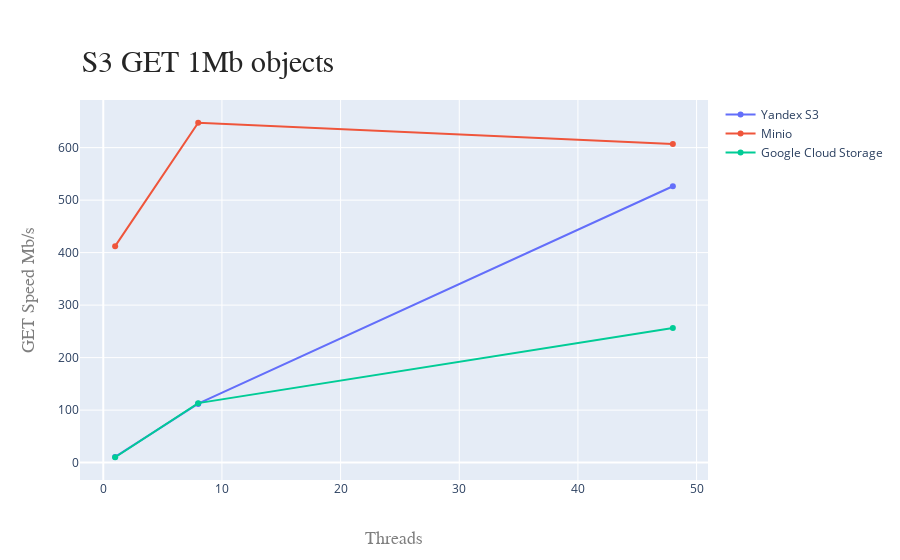
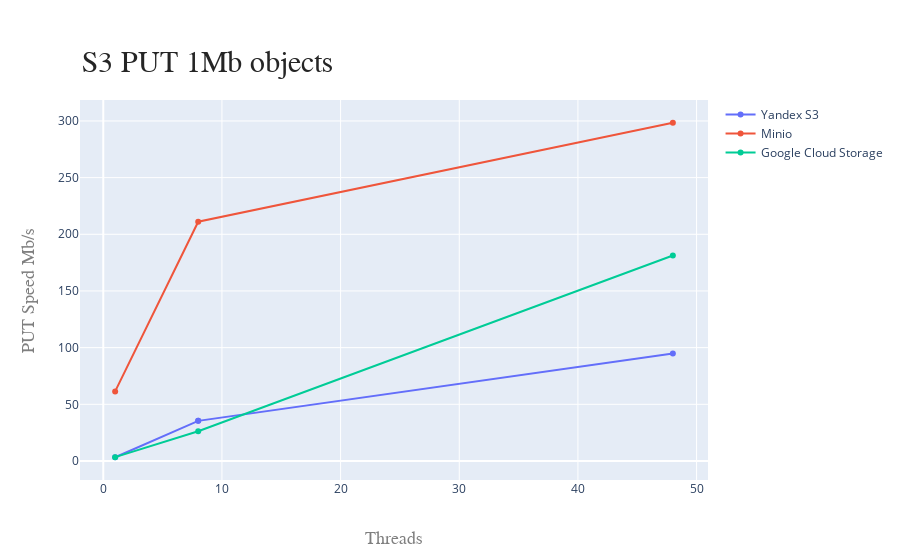
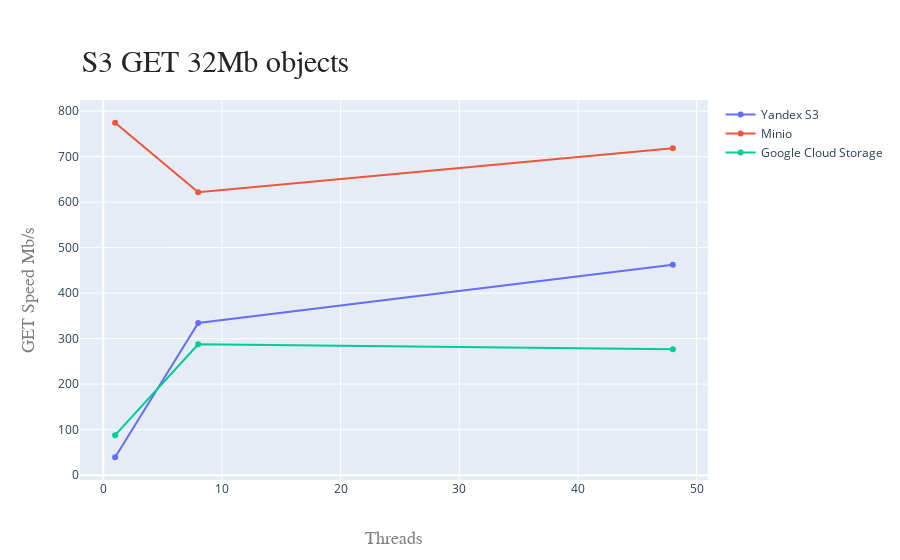
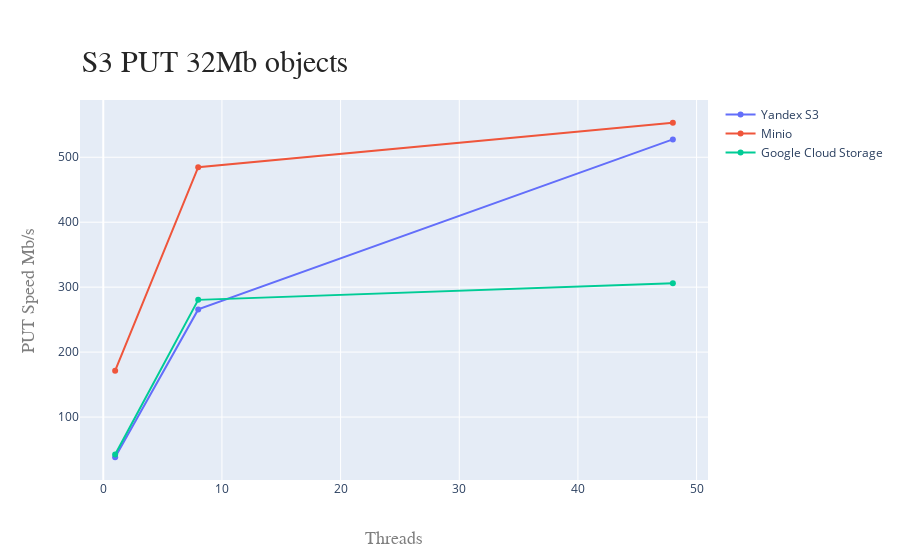

Write notebook code for charts like these, in order.
### Code cell
import plotly.graph_objects as go
fig = go.Figure()
annotations = []
annotations.append(dict(xref='paper', yref='paper', x=0.0, y=1.05,
                              xanchor='left', yanchor='bottom',
                              text='S3 GET 1Mb objects',
                              font=dict(family='Arial',
                                        size=30,
                                        color='rgb(37,37,37)'),
                              showarrow=False))
df = df.sort_values('Threads')


fig.add_trace(go.Scatter(x=df.loc[(df['Type'] == 'Yandex S3') & (df['ObjectSize'] == '1M')]['Threads'].tolist(), 
                         y=df.loc[(df['Type'] == 'Yandex S3') & (df['ObjectSize'] == '1M')]['GET speed'].tolist(), 
                         name='Yandex S3'))
fig.add_trace(go.Scatter(x=df.loc[(df['Type'] == 'Minio') & (df['ObjectSize'] == '1M')]['Threads'].tolist(), 
                         y=df.loc[(df['Type'] == 'Minio') & (df['ObjectSize'] == '1M')]['GET speed'].tolist(), 
                         name='Minio'))
fig.add_trace(go.Scatter(x=df.loc[(df['Type'] == 'Google Cloud Storage') & (df['ObjectSize'] == '1M')]['Threads'].tolist(), 
                         y=df.loc[(df['Type'] == 'Google Cloud Storage') & (df['ObjectSize'] == '1M')]['GET speed'].tolist(), 
                         name='Google Cloud Storage'))

fig.update_layout(
    annotations=annotations,
    xaxis=go.layout.XAxis(
        title=go.layout.xaxis.Title(
            text="Threads",
            font=dict(
                family="Courier New, monospace",
                size=18,
                color="#7f7f7f"
            )
        )
    ),
    yaxis=go.layout.YAxis(
        title=go.layout.yaxis.Title(
            text="GET Speed Mb/s",
            font=dict(
                family="Courier New, monospace",
                size=18,
                color="#7f7f7f"
            )
        )
    )
)
fig.show()

####NEXT
fig = go.Figure()
annotations = []
annotations.append(dict(xref='paper', yref='paper', x=0.0, y=1.05,
                              xanchor='left', yanchor='bottom',
                              text='S3 PUT 1Mb objects',
                              font=dict(family='Arial',
                                        size=30,
                                        color='rgb(37,37,37)'),
                              showarrow=False))
df = df.sort_values('Threads')


fig.add_trace(go.Scatter(x=df.loc[(df['Type'] == 'Yandex S3') & (df['ObjectSize'] == '1M')]['Threads'].tolist(), 
                         y=df.loc[(df['Type'] == 'Yandex S3') & (df['ObjectSize'] == '1M')]['PUT speed'].tolist(), 
                         name='Yandex S3'))
fig.add_trace(go.Scatter(x=df.loc[(df['Type'] == 'Minio') & (df['ObjectSize'] == '1M')]['Threads'].tolist(), 
                         y=df.loc[(df['Type'] == 'Minio') & (df['ObjectSize'] == '1M')]['PUT speed'].tolist(), 
                         name='Minio'))
fig.add_trace(go.Scatter(x=df.loc[(df['Type'] == 'Google Cloud Storage') & (df['ObjectSize'] == '1M')]['Threads'].tolist(), 
                         y=df.loc[(df['Type'] == 'Google Cloud Storage') & (df['ObjectSize'] == '1M')]['PUT speed'].tolist(), 
                         name='Google Cloud Storage'))

fig.update_layout(
    annotations=annotations,
    xaxis=go.layout.XAxis(
        title=go.layout.xaxis.Title(
            text="Threads",
            font=dict(
                family="Courier New, monospace",
                size=18,
                color="#7f7f7f"
            )
        )
    ),
    yaxis=go.layout.YAxis(
        title=go.layout.yaxis.Title(
            text="PUT Speed Mb/s",
            font=dict(
                family="Courier New, monospace",
                size=18,
                color="#7f7f7f"
            )
        )
    )
)
fig.show()

####NEXT
fig = go.Figure()
annotations = []
annotations.append(dict(xref='paper', yref='paper', x=0.0, y=1.05,
                              xanchor='left', yanchor='bottom',
                              text='S3 GET 32Mb objects',
                              font=dict(family='Arial',
                                        size=30,
                                        color='rgb(37,37,37)'),
                              showarrow=False))
df = df.sort_values('Threads')


fig.add_trace(go.Scatter(x=df.loc[(df['Type'] == 'Yandex S3') & (df['ObjectSize'] == '32M')]['Threads'].tolist(), 
                         y=df.loc[(df['Type'] == 'Yandex S3') & (df['ObjectSize'] == '32M')]['GET speed'].tolist(), 
                         name='Yandex S3'))
fig.add_trace(go.Scatter(x=df.loc[(df['Type'] == 'Minio') & (df['ObjectSize'] == '32M')]['Threads'].tolist(), 
                         y=df.loc[(df['Type'] == 'Minio') & (df['ObjectSize'] == '32M')]['GET speed'].tolist(), 
                         name='Minio'))
fig.add_trace(go.Scatter(x=df.loc[(df['Type'] == 'Google Cloud Storage') & (df['ObjectSize'] == '32M')]['Threads'].tolist(), 
                         y=df.loc[(df['Type'] == 'Google Cloud Storage') & (df['ObjectSize'] == '32M')]['GET speed'].tolist(), 
                         name='Google Cloud Storage'))

fig.update_layout(
    annotations=annotations,
    xaxis=go.layout.XAxis(
        title=go.layout.xaxis.Title(
            text="Threads",
            font=dict(
                family="Courier New, monospace",
                size=18,
                color="#7f7f7f"
            )
        )
    ),
    yaxis=go.layout.YAxis(
        title=go.layout.yaxis.Title(
            text="GET Speed Mb/s",
            font=dict(
                family="Courier New, monospace",
                size=18,
                color="#7f7f7f"
            )
        )
    )
)
fig.show()

####NEXT
fig = go.Figure()
annotations = []
annotations.append(dict(xref='paper', yref='paper', x=0.0, y=1.05,
                              xanchor='left', yanchor='bottom',
                              text='S3 PUT 32Mb objects',
                              font=dict(family='Arial',
                                        size=30,
                                        color='rgb(37,37,37)'),
                              showarrow=False))
df = df.sort_values('Threads')


fig.add_trace(go.Scatter(x=df.loc[(df['Type'] == 'Yandex S3') & (df['ObjectSize'] == '32M')]['Threads'].tolist(), 
                         y=df.loc[(df['Type'] == 'Yandex S3') & (df['ObjectSize'] == '32M')]['PUT speed'].tolist(), 
                         name='Yandex S3'))
fig.add_trace(go.Scatter(x=df.loc[(df['Type'] == 'Minio') & (df['ObjectSize'] == '32M')]['Threads'].tolist(), 
                         y=df.loc[(df['Type'] == 'Minio') & (df['ObjectSize'] == '32M')]['PUT speed'].tolist(), 
                         name='Minio'))
fig.add_trace(go.Scatter(x=df.loc[(df['Type'] == 'Google Cloud Storage') & (df['ObjectSize'] == '32M')]['Threads'].tolist(), 
                         y=df.loc[(df['Type'] == 'Google Cloud Storage') & (df['ObjectSize'] == '32M')]['PUT speed'].tolist(), 
                         name='Google Cloud Storage'))

fig.update_layout(
    annotations=annotations,
    xaxis=go.layout.XAxis(
        title=go.layout.xaxis.Title(
            text="Threads",
            font=dict(
                family="Courier New, monospace",
                size=18,
                color="#7f7f7f"
            )
        )
    ),
    yaxis=go.layout.YAxis(
        title=go.layout.yaxis.Title(
            text="PUT Speed Mb/s",
            font=dict(
                family="Courier New, monospace",
                size=18,
                color="#7f7f7f"
            )
        )
    )
)
fig.show()

### Figure 1 — Plotly figure (JSON) as saved in the notebook; plotly's stock layout.template omitted (floating-point values rounded to 4 significant figures)
{"data": [{"name": "Yandex S3", "type": "scatter", "x": [1, 8, 8, 48], "y": [10.8, 112.3, 112.3, 526.5]}, {"name": "Minio", "type": "scatter", "x": [1, 8, 48], "y": [412.3, 647.4, 607]}, {"name": "Google Cloud Storage", "type": "scatter", "x": [1, 8, 48], "y": [10.2, 113.3, 256.4]}], "layout": {"annotations": [{"font": {"color": "rgb(37,37,37)", "family": "Arial", "size": 30}, "showarrow": false, "text": "S3 GET 1Mb objects", "x": 0, "xanchor": "left", "xref": "paper", "y": 1.05, "yanchor": "bottom", "yref": "paper"}], "xaxis": {"title": {"font": {"color": "#7f7f7f", "family": "Courier New, monospace", "size": 18}, "text": "Threads"}}, "yaxis": {"title": {"font": {"color": "#7f7f7f", "family": "Courier New, monospace", "size": 18}, "text": "GET Speed Mb/s"}}}}

### Figure 2 — Plotly figure (JSON) as saved in the notebook; plotly's stock layout.template omitted (floating-point values rounded to 4 significant figures)
{"data": [{"name": "Yandex S3", "type": "scatter", "x": [1, 8, 8, 48], "y": [3.3, 35.4, 35.4, 94.9]}, {"name": "Minio", "type": "scatter", "x": [1, 8, 48], "y": [61.4, 211.1, 298.4]}, {"name": "Google Cloud Storage", "type": "scatter", "x": [1, 8, 48], "y": [3.4, 26.3, 181.3]}], "layout": {"annotations": [{"font": {"color": "rgb(37,37,37)", "family": "Arial", "size": 30}, "showarrow": false, "text": "S3 PUT 1Mb objects", "x": 0, "xanchor": "left", "xref": "paper", "y": 1.05, "yanchor": "bottom", "yref": "paper"}], "xaxis": {"title": {"font": {"color": "#7f7f7f", "family": "Courier New, monospace", "size": 18}, "text": "Threads"}}, "yaxis": {"title": {"font": {"color": "#7f7f7f", "family": "Courier New, monospace", "size": 18}, "text": "PUT Speed Mb/s"}}}}

### Figure 3 — Plotly figure (JSON) as saved in the notebook; plotly's stock layout.template omitted (floating-point values rounded to 4 significant figures)
{"data": [{"name": "Yandex S3", "type": "scatter", "x": [1, 8, 48], "y": [39.3, 334.4, 462.3]}, {"name": "Minio", "type": "scatter", "x": [1, 8, 48], "y": [774.4, 621.8, 718.4]}, {"name": "Google Cloud Storage", "type": "scatter", "x": [1, 8, 48], "y": [87.8, 287.4, 276.5]}], "layout": {"annotations": [{"font": {"color": "rgb(37,37,37)", "family": "Arial", "size": 30}, "showarrow": false, "text": "S3 GET 32Mb objects", "x": 0, "xanchor": "left", "xref": "paper", "y": 1.05, "yanchor": "bottom", "yref": "paper"}], "xaxis": {"title": {"font": {"color": "#7f7f7f", "family": "Courier New, monospace", "size": 18}, "text": "Threads"}}, "yaxis": {"title": {"font": {"color": "#7f7f7f", "family": "Courier New, monospace", "size": 18}, "text": "GET Speed Mb/s"}}}}

### Figure 4 — Plotly figure (JSON) as saved in the notebook; plotly's stock layout.template omitted (floating-point values rounded to 4 significant figures)
{"data": [{"name": "Yandex S3", "type": "scatter", "x": [1, 8, 48], "y": [38.1, 265.7, 527.5]}, {"name": "Minio", "type": "scatter", "x": [1, 8, 48], "y": [171.4, 484.7, 553.1]}, {"name": "Google Cloud Storage", "type": "scatter", "x": [1, 8, 48], "y": [42.3, 280.4, 305.8]}], "layout": {"annotations": [{"font": {"color": "rgb(37,37,37)", "family": "Arial", "size": 30}, "showarrow": false, "text": "S3 PUT 32Mb objects", "x": 0, "xanchor": "left", "xref": "paper", "y": 1.05, "yanchor": "bottom", "yref": "paper"}], "xaxis": {"title": {"font": {"color": "#7f7f7f", "family": "Courier New, monospace", "size": 18}, "text": "Threads"}}, "yaxis": {"title": {"font": {"color": "#7f7f7f", "family": "Courier New, monospace", "size": 18}, "text": "PUT Speed Mb/s"}}}}
